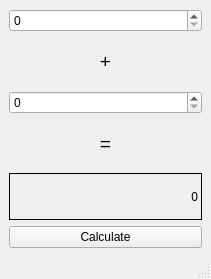
<?xml version="1.0" encoding="UTF-8"?>
<ui version="4.0">
 <class>MainWindow</class>
 <widget class="QMainWindow" name="MainWindow">
  <property name="geometry">
   <rect>
    <x>0</x>
    <y>0</y>
    <width>211</width>
    <height>279</height>
   </rect>
  </property>
  <property name="sizePolicy">
   <sizepolicy hsizetype="Maximum" vsizetype="Minimum">
    <horstretch>0</horstretch>
    <verstretch>0</verstretch>
   </sizepolicy>
  </property>
  <property name="windowTitle">
   <string>PySide6 Example</string>
  </property>
  <widget class="QWidget" name="centralwidget">
   <layout class="QGridLayout" name="gridLayout">
    <item row="0" column="0">
     <widget class="QSpinBox" name="spinBox_a">
      <property name="alignment">
       <set>Qt::AlignLeading|Qt::AlignLeft|Qt::AlignVCenter</set>
      </property>
     </widget>
    </item>
    <item row="1" column="0">
     <widget class="QLabel" name="label_2">
      <property name="font">
       <font>
        <pointsize>14</pointsize>
       </font>
      </property>
      <property name="text">
       <string>+</string>
      </property>
      <property name="alignment">
       <set>Qt::AlignCenter</set>
      </property>
     </widget>
    </item>
    <item row="2" column="0">
     <widget class="QSpinBox" name="spinBox_b">
      <property name="alignment">
       <set>Qt::AlignLeading|Qt::AlignLeft|Qt::AlignVCenter</set>
      </property>
     </widget>
    </item>
    <item row="3" column="0">
     <widget class="QLabel" name="label_3">
      <property name="font">
       <font>
        <pointsize>14</pointsize>
       </font>
      </property>
      <property name="text">
       <string>=</string>
      </property>
      <property name="alignment">
       <set>Qt::AlignCenter</set>
      </property>
     </widget>
    </item>
    <item row="4" column="0">
     <widget class="QLabel" name="label_Result">
      <property name="frameShape">
       <enum>QFrame::Box</enum>
      </property>
      <property name="text">
       <string>0</string>
      </property>
      <property name="alignment">
       <set>Qt::AlignRight|Qt::AlignTrailing|Qt::AlignVCenter</set>
      </property>
     </widget>
    </item>
    <item row="5" column="0">
     <widget class="QPushButton" name="pushButton_Calculate">
      <property name="text">
       <string>Calculate</string>
      </property>
     </widget>
    </item>
   </layout>
  </widget>
  <widget class="QMenuBar" name="menubar">
   <property name="geometry">
    <rect>
     <x>0</x>
     <y>0</y>
     <width>211</width>
     <height>26</height>
    </rect>
   </property>
  </widget>
  <widget class="QStatusBar" name="statusbar"/>
 </widget>
 <resources/>
 <connections/>
</ui>
